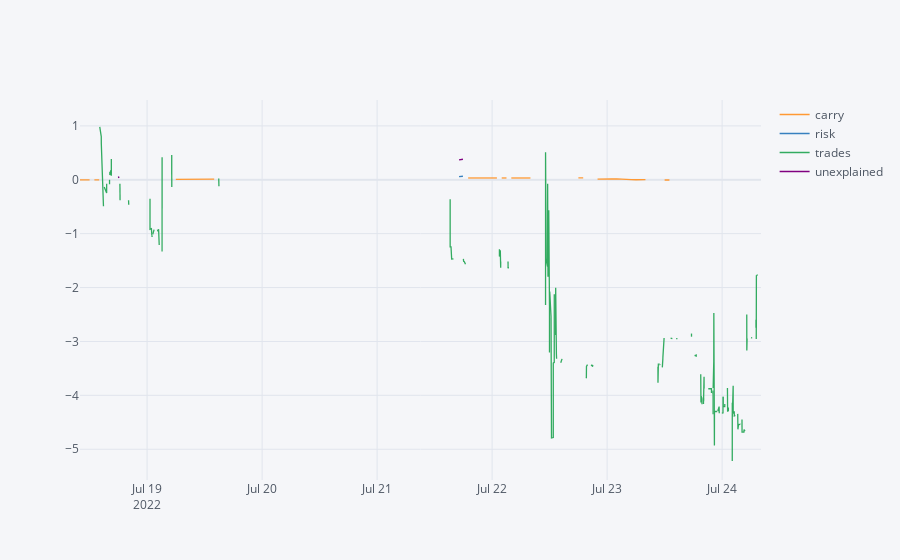

Notebook code cell kept with this figure:
### Markdown cell above
# Cumulative pnl  by category

### Code cell
pnl.pivot_table(index='time',columns='category',values='USDamt').cumsum().iplot()

### Figure 1 — Plotly figure (JSON) as saved in the notebook; plotly's stock layout.template omitted (floating-point values rounded to 4 significant figures; data arrays with more than 128 entries replaced by an {"elided": "..."} marker saying what was removed)
{"data": [{"line": {"color": "rgba(255, 153, 51, 1.0)", "dash": "solid", "shape": "linear", "width": 1.3}, "mode": "lines", "name": "carry", "text": "", "type": "scatter", "x": {"elided": "736 str values"}, "y": {"elided": "736 mixed values"}}, {"line": {"color": "rgba(55, 128, 191, 1.0)", "dash": "solid", "shape": "linear", "width": 1.3}, "mode": "lines", "name": "risk", "text": "", "type": "scatter", "x": {"elided": "736 str values"}, "y": {"elided": "736 mixed values"}}, {"line": {"color": "rgba(50, 171, 96, 1.0)", "dash": "solid", "shape": "linear", "width": 1.3}, "mode": "lines", "name": "trades", "text": "", "type": "scatter", "x": {"elided": "736 str values"}, "y": {"elided": "736 mixed values"}}, {"line": {"color": "rgba(128, 0, 128, 1.0)", "dash": "solid", "shape": "linear", "width": 1.3}, "mode": "lines", "name": "unexplained", "text": "", "type": "scatter", "x": {"elided": "736 str values"}, "y": {"elided": "736 mixed values"}}], "layout": {"legend": {"bgcolor": "#F5F6F9", "font": {"color": "#4D5663"}}, "paper_bgcolor": "#F5F6F9", "plot_bgcolor": "#F5F6F9", "title": {"font": {"color": "#4D5663"}}, "xaxis": {"gridcolor": "#E1E5ED", "showgrid": true, "tickfont": {"color": "#4D5663"}, "title": {"font": {"color": "#4D5663"}, "text": ""}, "zerolinecolor": "#E1E5ED"}, "yaxis": {"gridcolor": "#E1E5ED", "showgrid": true, "tickfont": {"color": "#4D5663"}, "title": {"font": {"color": "#4D5663"}, "text": ""}, "zerolinecolor": "#E1E5ED"}}}
